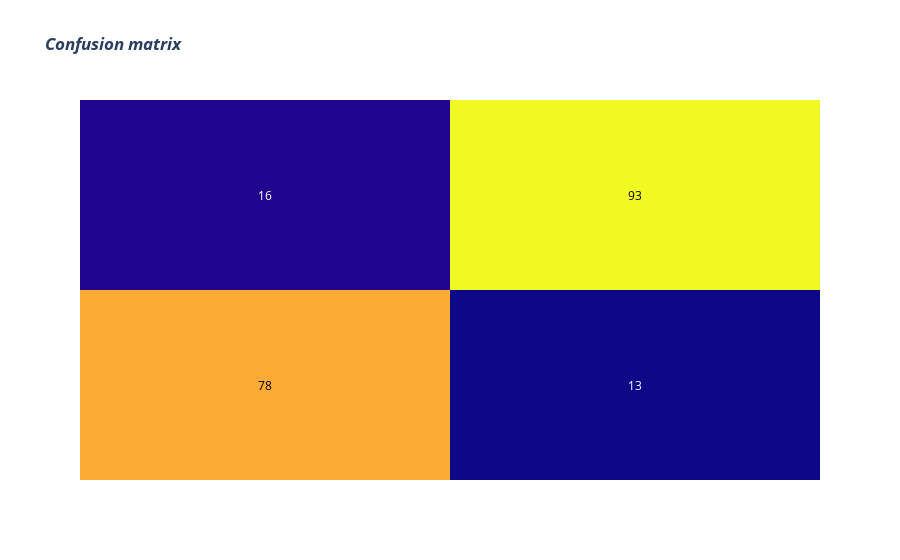

Source (notebook cell):
### Code cell
fig = ff.create_annotated_heatmap(confusion_matrix(label_test, preds))
fig.update_layout(title_text='<i><b>Confusion matrix</b></i>',
                  #xaxis = dict(title='x'),
                  #yaxis = dict(title='x')
                 )
fig.show()

### Figure 1 — Plotly figure (JSON) as saved in the notebook; plotly's stock layout.template omitted (floating-point values rounded to 4 significant figures)
{"data": [{"colorscale": [[0, "#0d0887"], [0.1111, "#46039f"], [0.2222, "#7201a8"], [0.3333, "#9c179e"], [0.4444, "#bd3786"], [0.5556, "#d8576b"], [0.6667, "#ed7953"], [0.7778, "#fb9f3a"], [0.8889, "#fdca26"], [1, "#f0f921"]], "reversescale": false, "showscale": false, "type": "heatmap", "z": [[78, 13], [16, 93]]}], "layout": {"annotations": [{"font": {"color": "#000000"}, "showarrow": false, "text": "78", "x": 0, "xref": "x", "y": 0, "yref": "y"}, {"font": {"color": "#FFFFFF"}, "showarrow": false, "text": "13", "x": 1, "xref": "x", "y": 0, "yref": "y"}, {"font": {"color": "#FFFFFF"}, "showarrow": false, "text": "16", "x": 0, "xref": "x", "y": 1, "yref": "y"}, {"font": {"color": "#000000"}, "showarrow": false, "text": "93", "x": 1, "xref": "x", "y": 1, "yref": "y"}], "title": {"text": "<i><b>Confusion matrix</b></i>"}, "xaxis": {"gridcolor": "rgb(0, 0, 0)", "showticklabels": false, "side": "top", "ticks": ""}, "yaxis": {"showticklabels": false, "ticks": "", "ticksuffix": "  "}}}
